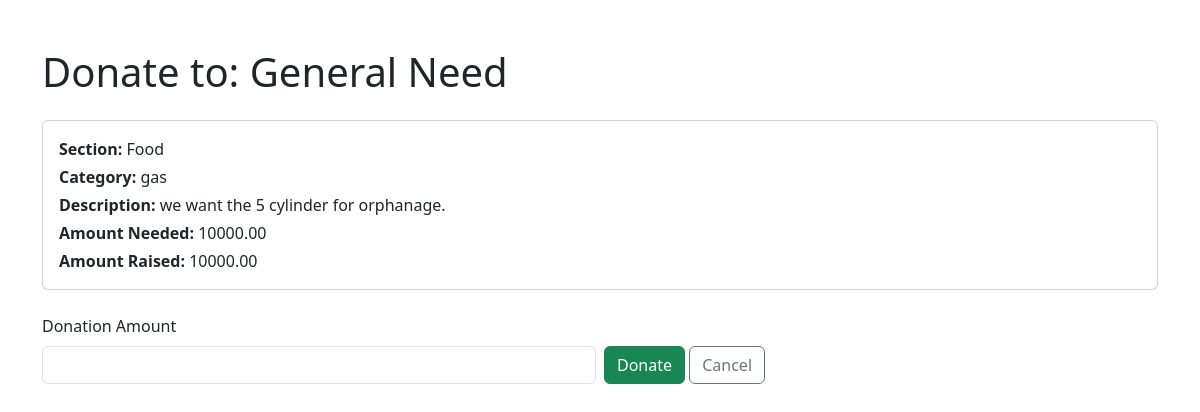
Page /donor/donate/1/ (signed in) on the committed database.
### orphanage/models.py (models this page shows, shortened)
class NeedDonation(models.Model):
    SECTION_CHOICES = [
        ('Food', 'Food'),
        ('Education', 'Education'),
        ('Clothing', 'Clothing'),
        ('Health', 'Health'),
        ('Other', 'Other'),
    ]
    orphanage = models.ForeignKey(Orphanage, on_delete=models.CASCADE, related_name='needs')
    title = models.CharField(max_length=150, default="General Need")
    section = models.CharField(max_length=50, choices=SECTION_CHOICES, default="Other")
    description = models.TextField(blank=True, null=True)
    category = models.CharField(max_length=100)  # add this if you want category
    amount_needed = models.DecimalField(max_digits=10, decimal_places=2)
    amount_raised = models.DecimalField(max_digits=10, decimal_places=2, default=0)
    fulfilled = models.BooleanField(default=False)

### orphanage/views/donor_views.py (the view, shortened to what this page needs)
# urls.py: path('donor/donate/<int:need_id>/', donor_views.donate_to_need, name='donate_to_need'),
@login_required
def donate_to_need(request, need_id):
    donor = get_object_or_404(Donor, user=request.user)
    need = get_object_or_404(NeedDonation, id=need_id)
    context = {
        'donor': donor,
        'need': need
    }
    return render(request, 'orphanage/donor/donate_to_need.html', context)

### orphanage/templates/orphanage/donor/donate_to_need.html (shortened to what this page needs)
{% load static %}
<!DOCTYPE html>
<html lang="en">
<head>
    <link href="https://cdn.jsdelivr.net/npm/bootstrap@5.3.0/dist/css/bootstrap.min.css" rel="stylesheet">
</head>
<body>
<div class="container mt-5">
    <h1 class="mb-4">Donate to: {{ need.title }}</h1>
    <div class="card mb-4">
        <div class="card-body">
            <p class="mb-1"><strong>Section:</strong> {{ need.section }}</p>
            <p class="mb-1"><strong>Category:</strong> {{ need.category }}</p>
            <p class="mb-1"><strong>Description:</strong> {{ need.description|default:"—" }}</p>
            <p class="mb-1"><strong>Amount Needed:</strong> {{ need.amount_needed|floatformat:2 }}</p>
            <p class="mb-0"><strong>Amount Raised:</strong> {{ need.amount_raised|floatformat:2 }}</p>
        </div>
    </div>
    <form method="POST">
        <div class="row g-2 align-items-end">
            <div class="col-sm-6">
                <label for="amount" class="form-label">Donation Amount</label>
                <input type="number" step="0.01" min="1" name="amount" id="amount" class="form-control" required>
            </div>
            <div class="col-sm-6">
                <button type="submit" class="btn btn-success">Donate</button>
                <a href="{% url 'orphanage:donor_dashboard' %}" class="btn btn-outline-secondary">Cancel</a>
            </div>
        </div>
    </form>
</div>
</body>
</html>

### rows in the picture
NeedDonation: title "General Need", section "Food", category "gas", description "we want the 5 cylinder for orphanage.", amount_needed "10000.00", amount_raised "10000.00"
